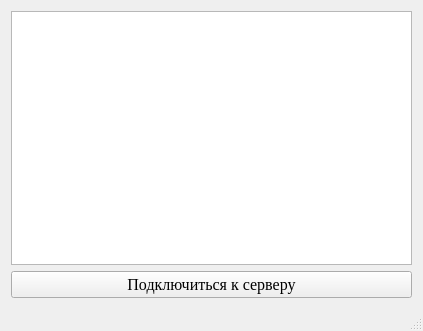
<?xml version="1.0" encoding="UTF-8"?>
<ui version="4.0">
 <class>MainWindow</class>
 <widget class="QMainWindow" name="MainWindow">
  <property name="geometry">
   <rect>
    <x>0</x>
    <y>0</y>
    <width>423</width>
    <height>331</height>
   </rect>
  </property>
  <property name="palette">
   <palette>
    <active/>
    <inactive/>
    <disabled/>
   </palette>
  </property>
  <property name="windowTitle">
   <string>Клиент</string>
  </property>
  <property name="styleSheet">
   <string notr="true"/>
  </property>
  <widget class="QWidget" name="centralWidget">
   <property name="sizePolicy">
    <sizepolicy hsizetype="Expanding" vsizetype="Expanding">
     <horstretch>0</horstretch>
     <verstretch>0</verstretch>
    </sizepolicy>
   </property>
   <layout class="QHBoxLayout" name="horizontalLayout_2">
    <item>
     <layout class="QVBoxLayout" name="verticalLayout">
      <property name="sizeConstraint">
       <enum>QLayout::SetDefaultConstraint</enum>
      </property>
      <item>
       <layout class="QHBoxLayout" name="horizontalLayout">
        <item>
         <widget class="QPlainTextEdit" name="plainTextEdit">
          <property name="enabled">
           <bool>true</bool>
          </property>
         </widget>
        </item>
       </layout>
      </item>
      <item>
       <widget class="QPushButton" name="connect_to_server_button">
        <property name="font">
         <font>
          <family>Times New Roman</family>
          <pointsize>12</pointsize>
         </font>
        </property>
        <property name="text">
         <string>Подключиться к серверу</string>
        </property>
       </widget>
      </item>
     </layout>
    </item>
   </layout>
  </widget>
  <widget class="QMenuBar" name="menuBar">
   <property name="geometry">
    <rect>
     <x>0</x>
     <y>0</y>
     <width>423</width>
     <height>20</height>
    </rect>
   </property>
  </widget>
  <widget class="QStatusBar" name="statusBar"/>
  <action name="action">
   <property name="text">
    <string>Запустить сценарий автономно</string>
   </property>
  </action>
  <action name="action_IP">
   <property name="text">
    <string>Задать IP</string>
   </property>
  </action>
 </widget>
 <layoutdefault spacing="6" margin="11"/>
 <resources/>
 <connections/>
</ui>
